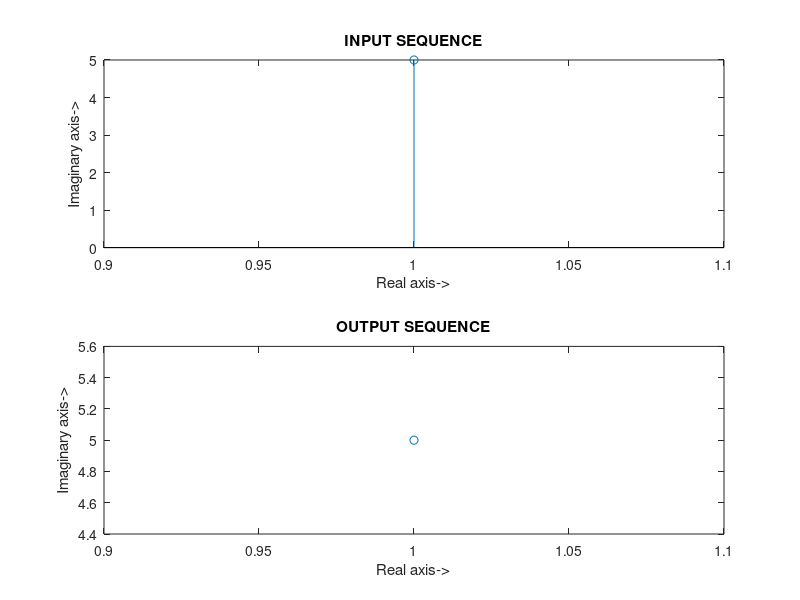

Reproduce this figure in MATLAB.
clc;
clear all;
close all;
xn=input('Enter the input sequence: ');
subplot(2,1,1);
stem(xn);
xlabel('Real axis->');
ylabel('Imaginary axis->');
title('INPUT SEQUENCE');
xk=fft(xn);
disp('The resultant is');
disp(xk);
subplot(2,1,2);
plot(xk,'o');
xlabel('Real axis->');
ylabel('Imaginary axis->');
title('OUTPUT SEQUENCE');